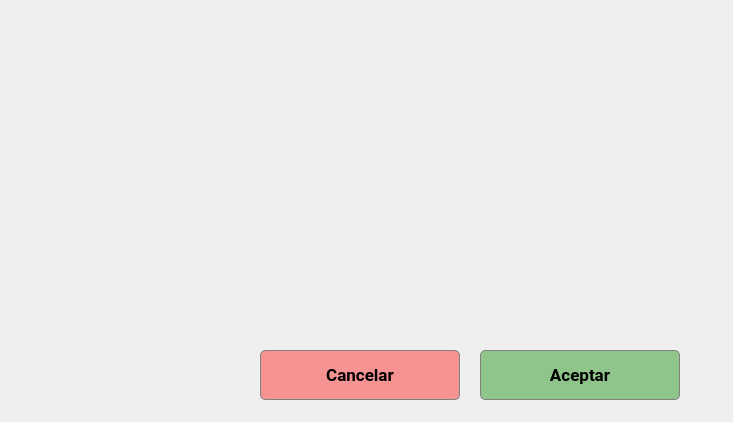
<?xml version="1.0" encoding="UTF-8"?>
<ui version="4.0">
 <class>Dialog</class>
 <widget class="QDialog" name="Dialog">
  <property name="geometry">
   <rect>
    <x>0</x>
    <y>0</y>
    <width>733</width>
    <height>422</height>
   </rect>
  </property>
  <property name="windowTitle">
   <string>Dialog</string>
  </property>
  <widget class="QPushButton" name="enviar_buttton_apoyo">
   <property name="geometry">
    <rect>
     <x>480</x>
     <y>350</y>
     <width>200</width>
     <height>50</height>
    </rect>
   </property>
   <property name="sizePolicy">
    <sizepolicy hsizetype="Preferred" vsizetype="Preferred">
     <horstretch>0</horstretch>
     <verstretch>0</verstretch>
    </sizepolicy>
   </property>
   <property name="minimumSize">
    <size>
     <width>200</width>
     <height>50</height>
    </size>
   </property>
   <property name="maximumSize">
    <size>
     <width>110</width>
     <height>40</height>
    </size>
   </property>
   <property name="font">
    <font>
     <family>Roboto</family>
     <pointsize>-1</pointsize>
     <bold>true</bold>
     <stylestrategy>PreferAntialias</stylestrategy>
    </font>
   </property>
   <property name="cursor">
    <cursorShape>PointingHandCursor</cursorShape>
   </property>
   <property name="styleSheet">
    <string notr="true">QPushButton {
    background-color: rgba(103, 178, 98, 180); 
    font-size: 17px;
    padding: 15px;
    border: 1px solid gray;
    border-radius: 5px;
    color: black;
}

QPushButton:hover {
    background-color: rgba(103, 178, 98, 150);
    font-size: 18px;
}

QPushButton:pressed {
    background-color: rgba(103, 178, 98, 200);
    font-size: 18px;
    border: none;
}
</string>
   </property>
   <property name="text">
    <string>Aceptar</string>
   </property>
   <property name="checkable">
    <bool>true</bool>
   </property>
  </widget>
  <widget class="QPushButton" name="enviar_buttton_apoyo_2">
   <property name="geometry">
    <rect>
     <x>260</x>
     <y>350</y>
     <width>200</width>
     <height>50</height>
    </rect>
   </property>
   <property name="sizePolicy">
    <sizepolicy hsizetype="Preferred" vsizetype="Preferred">
     <horstretch>0</horstretch>
     <verstretch>0</verstretch>
    </sizepolicy>
   </property>
   <property name="minimumSize">
    <size>
     <width>200</width>
     <height>50</height>
    </size>
   </property>
   <property name="maximumSize">
    <size>
     <width>110</width>
     <height>40</height>
    </size>
   </property>
   <property name="font">
    <font>
     <family>Roboto</family>
     <pointsize>-1</pointsize>
     <bold>true</bold>
     <stylestrategy>PreferAntialias</stylestrategy>
    </font>
   </property>
   <property name="cursor">
    <cursorShape>PointingHandCursor</cursorShape>
   </property>
   <property name="styleSheet">
    <string notr="true">QPushButton {
	background-color: rgba(250, 82, 82, 150);
    font-size: 17px;
    padding: 15px;
    border: 1px solid gray;
    border-radius: 5px;
    color: black;
}

QPushButton:hover {
    background-color: rgba(103, 178, 98, 150);
    font-size: 18px;
}

QPushButton:pressed {
    background-color: rgba(103, 178, 98, 200);
    font-size: 18px;
    border: none;
}
</string>
   </property>
   <property name="text">
    <string>Cancelar</string>
   </property>
   <property name="checkable">
    <bool>true</bool>
   </property>
  </widget>
 </widget>
 <resources/>
 <connections/>
</ui>
